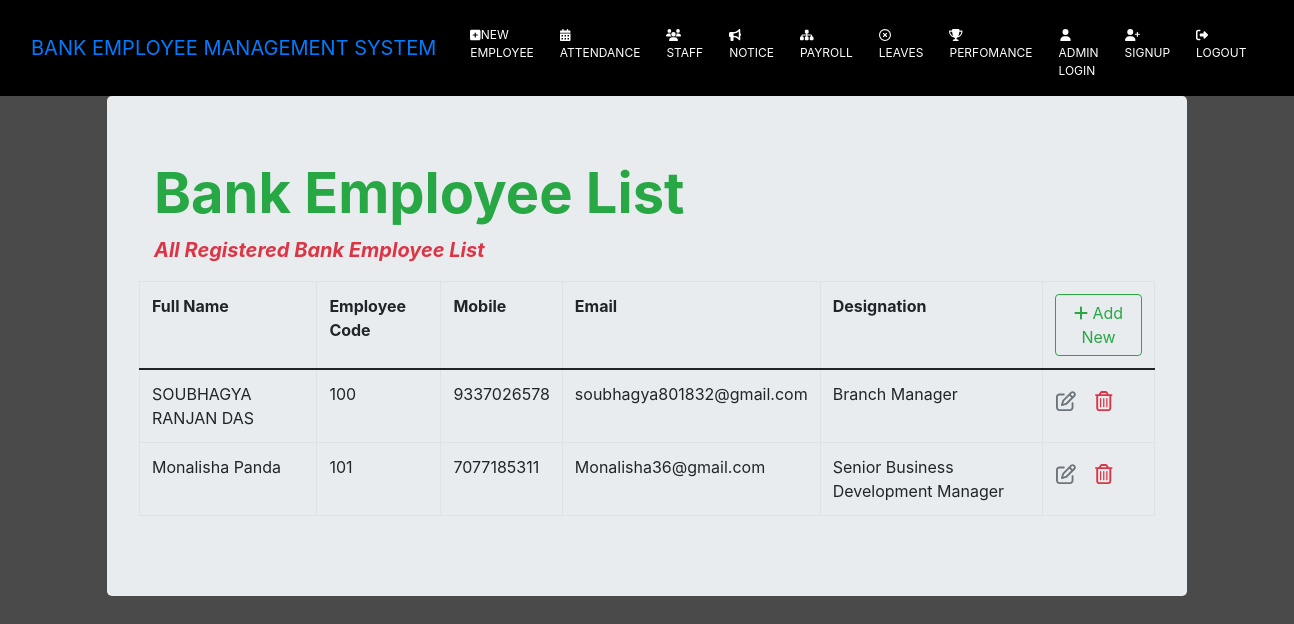
/dash/, run on an earlier commit of the app's database.
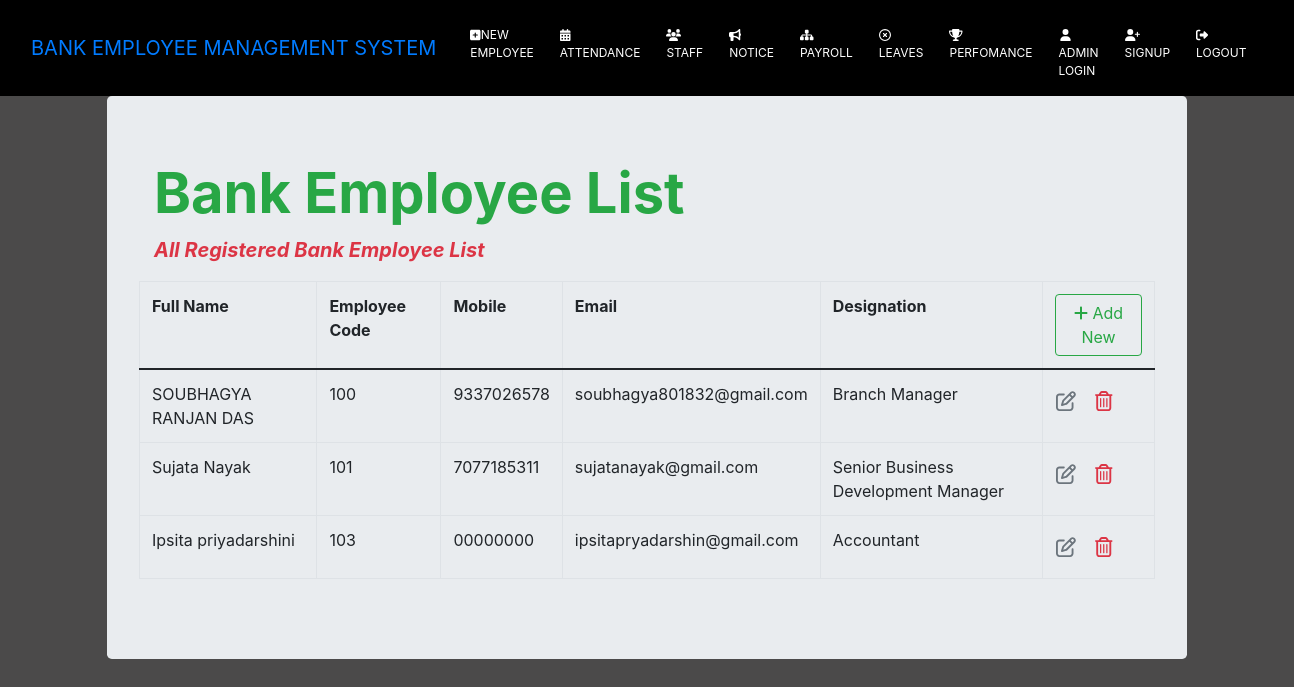
And on a later commit of the database.
### core/models.py (models this page shows)
class User(models.Model):
    name = models.CharField(max_length=100)
    emp_code = models.CharField(max_length=3)
    mobile = models.CharField(max_length=15)
    email = models.EmailField(max_length=50)
    desig = models.ForeignKey(Position,on_delete=models.CASCADE)

class Position(models.Model):
    title = models.CharField(max_length=50)
    def __str__(self):
        return self.title

### core/views.py (the view)
# urls.py: path('dash/',views.dash,name='dash') # get req. to retrieve and display all records
def dash(request):
    context = {'dash': User.objects.all()}
    return render(request, 'core/dashboard.html',context)

### core/templates/core/dashboard.html (shortened to what this page needs)
{% extends 'core/base.html'%}
{% load static %}
{% block content %}
<div class="container">
<div class="container-fluid">
<div class="jumbotron">
  <div class="container">
    <h1 class="display-4 text-success font-weight-bold"> Bank Employee List</h1>
    <p class="lead text-danger font-italic font-weight-bold">All Registered Bank Employee List</p>
  </div>
    <table class="table table-bordered">
    <thead class="border-bottom font-weight-bold">
    <tr>
    <td>Full Name</td>
    <td>Employee Code</td>
    <td>Mobile</td>
    <td>Email</td>
    <td>Designation</td>
    <td>
        <a href="{% url 'addemp' %}" class="btn btn-outline-success">
        <i class="fas fa-plus"></i> Add New</a>
    </td>
    </tr>
    </thead>
    <tbody>
        {%for employee in dash %}
        <tr>
        <td>{{employee.name}}</td>
        <td>{{employee.emp_code}}</td>
        <td>{{employee.mobile}}</td>
        <td>{{employee.email}}</td>
        <td>{{employee.desig}}</td>
         <td>
            <a href="#" class="btn text-secondary px-0">
             <i class="far fa-edit fa-lg"></i>
            </a>
            <form action="#" method="post" class="d-inline">
            <button type="submit" class="btn">
             <i class="far fa-trash-alt fa-lg text-danger float-right"></i>
                        </button>
                    </form>
                </td>
        </tr>
        {% endfor %}
    </tbody>
    </table>
</div>
</div>
</div>
{% endblock content %}

### core/templates/core/base.html (shortened to what this page needs)
<!DOCTYPE html>
{% load static %}
<html lang="en">
<head>
    <link href="https://cdn.jsdelivr.net/npm/bootstrap@5.0.0-beta2/dist/css/bootstrap.min.css" rel="stylesheet">
     <link rel="stylesheet" href="https://stackpath.bootstrapcdn.com/bootstrap/4.3.1/css/bootstrap.min.css"
>
    <link rel="stylesheet" href="{% static 'core/css/style.css'%}">
</head>
<body>
    <header>
     {% include 'core/navbar.html'%}
    </header>
    {% block content %}{% endblock content %}
</body>
</html>

### core/templates/core/navbar.html (shortened to what this page needs)
{% load static %}
<nav class="navbar navbar-expand-lg navStyle">
  <div class="container-fluid">
    <a class="navbar-brand" href="#">BANK EMPLOYEE MANAGEMENT SYSTEM</a>
    <div class="collapse navbar-collapse" id="navbarNav">
       <ul class="navbar-nav ml-auto">
        <li class="nav-item">
          <a class="nav-link" href="{% url 'addemp' %}"><i class="fas fa-plus-square"></i>NEW EMPLOYEE</a>
        </li>
        <li class="nav-item">
          <a class="nav-link" href="{% url 'attend' %}"><i class="fas fa-calendar-alt"></i>ATTENDANCE</a>
        </li>
         <li class="nav-item">
          <a class="nav-link" href="{% url 'dash' %}"><i class="fas fa-users"></i></i>STAFF</a>
        </li>
         <li class="nav-item">
          <a class="nav-link" href="/"><i class="fas fa-bullhorn"></i>NOTICE</a>
        </li>
         <li class="nav-item">
          <a class="nav-link" href=""><i class="fas fa-sitemap"></i>PAYROLL</a>
        </li>
         <li class="nav-item">
          <a class="nav-link" href=""><i class="far fa-times-circle"></i>LEAVES</a>
        </li>
         <li class="nav-item">
          <a class="nav-link active" aria-current="page" href="/"><i class="fas fa-trophy"></i>PERFOMANCE</a>
        </li>
         <li class="nav-item">
          <a class="nav-link" href=""><i class="fa fa-fw fa-user"></i>ADMIN LOGIN</a>
        </li>
         <li class="nav-item">
          <a class="nav-link" href=""><i class="fas fa-user-plus"></i>Signup</a>
        </li>
          <li class="nav-item">
          <a class="nav-link" href="{% url 'logout' %}"><i class="fas fa-sign-out-alt"></i>Logout</a>
        </li>
      </ul>
    </div>
  </div>
</nav>

### core/static/core/css/style.css (style rules this page uses)
body { background-color: rgb(75, 74, 74); color: antiquewhite; }

### core/templates/core/navbar.html (style rules this page uses)
.navbar { background-color: black; }
.navbar ul { padding: 0px 30px 0px 0px; }
.navbar ul li a { color: white; margin: 10px 0px 0px 10px; text-transform: uppercase; font-size: 12px; }

What changed in the data, as far as the page shows it:
removed User: name "Monalisha Panda", emp_code "101", mobile "7077185311", email "Monalisha36@gmail.com", desig "Senior Business Development Manager"
added User: name "Sujata Nayak", emp_code "101", mobile "7077185311", email "sujatanayak@gmail.com", desig "Senior Business Development Manager"
added User: name "Ipsita priyadarshini", emp_code "103", mobile "00000000", email "ipsitapryadarshin@gmail.com", desig "Accountant"
